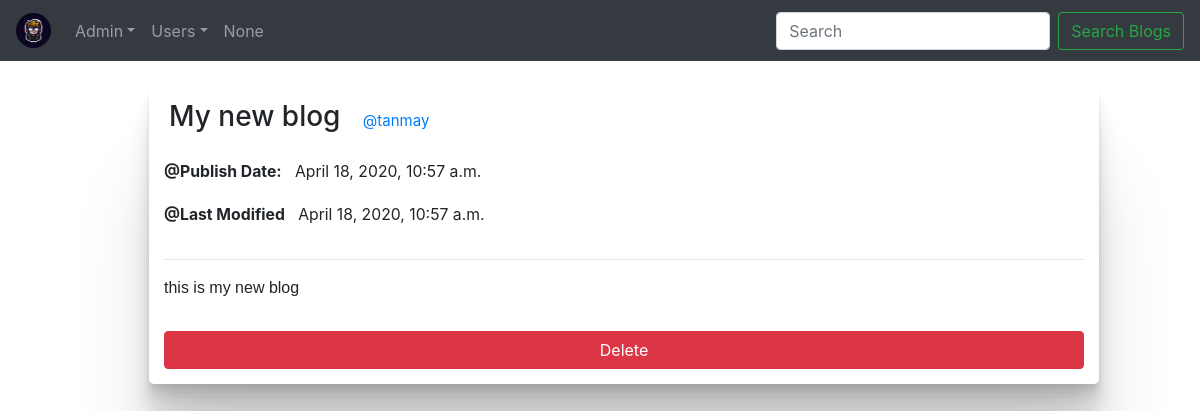
The page /Ad/user/blog/display/6 on the database its author committed.
### blog/models.py (models this page shows)
class Blog(models.Model):
    author_id=models.IntegerField(default=0)
    title=models.CharField(max_length=100, blank=False)
    publish_date=models.DateTimeField(default=datetime.datetime.today())
    content=models.TextField(max_length=5000)
    last_modified=models.DateTimeField(default=datetime.datetime.today())

class Author(models.Model):
    author_name=models.CharField(max_length=50, blank=False)
    avatar=models.CharField(max_length=50, blank=False)
    description=models.TextField()
    password=models.CharField(max_length=20, blank=False, default='admin')

### adminblock/views.py (the view)
# urls.py: path('Ad/user/blog/display/<int:blog_id>', views.blog_display, name='admin_blog_display'),
def blog_display(request, blog_id):
    blog = Blog.objects.filter(id__exact=blog_id)
    print(blog)
    temp = {
        'id': blog[0].id,
        'avatar': getAuthorAvatar(blog[0].author_id),
        'title': blog[0].title,
        'publish_date': blog[0].publish_date,
        'content': blog[0].content,
        'last_modified': blog[0].last_modified
    }
    context={}
    context['blog']=temp
    context['admin'] = {'avatar': getAdmin(request)}
    return render(request, 'admin_blog_display.html', context=context)

### adminblock/views.py (called while the page is built)
def getAdmin(request):
    if request.session.has_key('admin'):
        avatar = request.session['admin']
        return avatar

def getAuthorAvatar(id):
    author = Author.objects.filter(id__exact=id)
    return author[0].avatar

### adminblock/templates/admin_blog_display.html (shortened to what this page needs)
{% extends 'admin_template.html' %}
{% load static %}
{% block content %}
<div class="container">
  <div class="row">
    <div class="col-1"></div>
    <div class="col-10 my-container">
      <div class="row">
        <div class="col my-block">
          <h3>{{blog.title}}&nbsp;&nbsp;&nbsp;<small class="my-blog-small"><a href="#">{{blog.avatar}}</a></small></h3>
        </div>
      </div>
      <div class="row">
        <div class="col">
          <div class="row">
            <div class="col my-blog-display my-blog-display-publish-date">
              <p><small><b>@Publish Date:</b>&nbsp;&nbsp;&nbsp;{{blog.publish_date}}</small></p>
            </div>
          </div>
          <div class="row">
            <div class="col my-blog-display my-blog-display-publish-date">
              <p><small><b>@Last Modified</b>&nbsp;&nbsp;&nbsp;{{blog.last_modified}}</small></p>
            </div>
          </div>
        </div>
      </div>
      <hr>
      <div class="row">
        <div class="col">
          <div class="my-blog-text">{{blog.content|linebreaks}}</div>
        </div>
      </div>
      <div class="row my-block">
        <div class="col my-button">
          <a class="btn btn-danger" href="{% url 'admin_blog_delete_display' id=blog.id %}">Delete</a>
        </div>
      </div>
    </div>
  </div>
</div>
{% endblock content %}

### blog/static/css/blog.css (style rules this page uses)
body { background-color: #cfc9c9; }
.my-container { box-shadow: 0 2.8px 2.2px rgba(0, 0, 0, 0.034), 0 6.7px 5.3px rgba(0, 0, 0, 0.048), 0 12.5px 10px rgba(0, 0, 0, 0.06), 0 22.3px 17.9px rgba(0, 0, 0, 0.072), 0 41.8px 33.4px rgba(0, 0, 0, 0.086), 0 100px 80px rgba(0, 0, 0, 0.12); margin: 3vh; background: white; border-radius: 5px; padding: 0 2vw; }
.my-block { margin: 15px 5px; }
.my-button { padding: 0 5px; }
.my-button a { width: 100%; }
.my-blog-text { font-family: "Lucida Sans Unicode", "Lucida Grande", sans-serif; text-align: justify; text-justify: inter-word; }
.my-blog-display p { text-align: justify; font-size: large; }
.my-blog-display-publish-date p { text-align: left; }
.my-blog-small { font-size: 15px; }

### rows shown on the page
Blog: title "My new blog", publish_date "April 18, 2020, 10:57 a.m.", last_modified "April 18, 2020, 10:57 a.m.", content "this is my new blog"
Author: avatar "@tanmay"

### other values the page prints
{{ admin.avatar }} "None"
